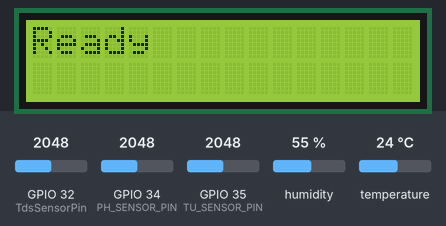
A sketch run on a simulated ESP32. Shown: 16×2 character LCD. The inputs (shaded band) are chosen by the test bench; at power-on: GPIO 32 (TdsSensorPin) = 2048, GPIO 34 (PH_SENSOR_PIN) = 2048, GPIO 35 (TU_SENSOR_PIN) = 2048, humidity 55 %, temperature 24 °C (analog values on the 0–4095 scale). WiFi joins after 1.5 s; servers stay silent unless stated; uploads are accepted with an empty reply; what the sketch prints to the serial monitor is not drawn.

Above: at 0.1 s.
At 30.4 s:
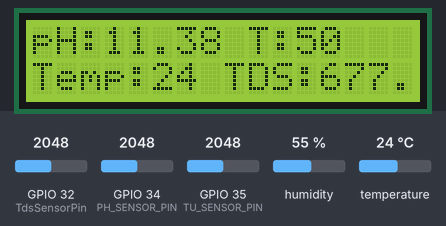

The sketch:

final.ino
```cpp
#include <Wire.h>
#include <WiFi.h>
#include <ArduinoJson.h>
#include <HTTPClient.h>
#include <LiquidCrystal_I2C.h>
#include "DHT.h"


LiquidCrystal_I2C lcd(0x27, 16, 2);

const char* ssid = "Your Wifi Name";
const char* password = "Wifi Password";
const char* serverUrl = "http://<ip>:5000/api/sensor";


float calibration_value = 21.34 - 0.55;
unsigned long int avgval;
int buffer_arr[10], temp;
float ph_act;


#define PH_SENSOR_PIN 34
#define TU_SENSOR_PIN 35
#define DPIN 4
#define DTYPE DHT11
#define TdsSensorPin 32
#define VREF 3.3
#define SCOUNT  15
DHT dht(DPIN,DTYPE);

#define PH_MIN 6.5
#define PH_MAX 8.5
#define TDS_MAX 500
#define TURB_MAX 50
bool waterSafe = true;


int analogBuffer[SCOUNT];     // store the analog value in the array, read from ADC
int analogBufferTemp[SCOUNT];
int analogBufferIndex = 0;
int copyIndex = 0;
float tc = 0.0;
int turbidity = 0;
float averageVoltage = 0;
float tdsValue = 0;
float temperature = 25;       // current temperature for compensation
// median filtering algorithm
int getMedianNum(int bArray[], int iFilterLen){
  int bTab[iFilterLen];
  for (byte i = 0; i<iFilterLen; i++)
  bTab[i] = bArray[i];
  int i, j, bTemp;
  for (j = 0; j < iFilterLen - 1; j++) {
    for (i = 0; i < iFilterLen - j - 1; i++) {
      if (bTab[i] > bTab[i + 1]) {
        bTemp = bTab[i];
        bTab[i] = bTab[i + 1];
        bTab[i + 1] = bTemp;
      }
    }
  }
  if ((iFilterLen & 1) > 0){
    bTemp = bTab[(iFilterLen - 1) / 2];
  }
  else {
    bTemp = (bTab[iFilterLen / 2] + bTab[iFilterLen / 2 - 1]) / 2;
  }
  return bTemp;
}
unsigned long lastSendTime = 0;
const unsigned long SEND_INTERVAL = 30000; // 30 seconds

void setup() {
  analogReadResolution(12);     // 0–4095
  Wire.begin();
  Serial.begin(115200);
  dht.begin();


  lcd.init();
  lcd.backlight();
  lcd.setCursor(0, 0);
  lcd.print("Ready");
  delay(2000);
  lcd.clear();
  WiFi.begin(ssid, password);
  while (WiFi.status() != WL_CONNECTED) {
    delay(500);
    Serial.print(".");
  }
  Serial.println("WiFi connected");

}

void loop() {

  if (millis() - lastSendTime >= SEND_INTERVAL) {
    lastSendTime = millis();
    Serial.println("⏱️ 30 seconds elapsed — sending data");


    // ---- DHT ----
    float tempRead = dht.readTemperature(false);
  if (isnan(tempRead)) {
    Serial.println("❌ DHT read failed, using last value");
    tempRead = temperature;
  }

    tc = tempRead;
    temperature = tc;

    // ---- pH ----
    for (int i = 0; i < 10; i++) {
      buffer_arr[i] = analogRead(PH_SENSOR_PIN);
      delay(30);
    }
    for (int i = 0; i < 9; i++) {
      for (int j = i + 1; j < 10; j++) {
        if (buffer_arr[i] > buffer_arr[j]) {
          temp = buffer_arr[i];
          buffer_arr[i] = buffer_arr[j];
          buffer_arr[j] = temp;
        }
      }
    }
        avgval = 0;
    for (int i = 2; i < 8; i++) avgval += buffer_arr[i];
    float volt = avgval * 3.3 / 4095.0 / 6;
    ph_act = -5.70 * volt + calibration_value;

    // ---- Turbidity ----
    turbidity = map(analogRead(TU_SENSOR_PIN), 0, 4095, 0, 100);

    // ---- TDS ----
    for (int i = 0; i < SCOUNT; i++)
      analogBufferTemp[i] = analogRead(TdsSensorPin);

    float avg = 0;
    for (int i = 0; i < SCOUNT; i++)
      avg += analogBufferTemp[i];
    avg /= SCOUNT;

    float voltage = avg * (VREF / 4095.0);
    float compV = voltage / (1.0 + 0.02 * (temperature - 25.0));

    tdsValue = (133.42 * compV * compV * compV
               -255.86 * compV * compV
               +857.39 * compV) * 0.5;

    // ---- LCD ----
    lcd.clear();
    lcd.setCursor(0,0);
    lcd.print("pH:");
    lcd.print(ph_act,2);
    lcd.print(" T:");
    lcd.print(turbidity);
    lcd.setCursor(0,1);
    lcd.print("Temp:");
    lcd.print((int)tc);
    lcd.print(" TDS:");
    lcd.print(tdsValue);

    // ---- HTTP ----
    if (WiFi.status() == WL_CONNECTED) {
      Serial.println("📡 WiFi OK, sending HTTP POST");

      HTTPClient http;
      http.begin(serverUrl);
      http.addHeader("Content-Type", "application/json");

      String payload = "{";
      payload += "\"ph\":" + String(ph_act,2) + ",";
      payload += "\"turbidity\":" + String(turbidity) + ",";
      payload += "\"tds\":" + String(tdsValue,2) + ",";
      payload += "\"temperature\":" + String(tc);
      payload += "}";

      Serial.println("➡ Payload:");
      Serial.println(payload);

      int code = http.POST(payload);
      Serial.print("⬅ HTTP response code: ");
      Serial.println(code);

      http.end();
    } else {
      Serial.println("❌ WiFi disconnected");
    }

  }
}
```
